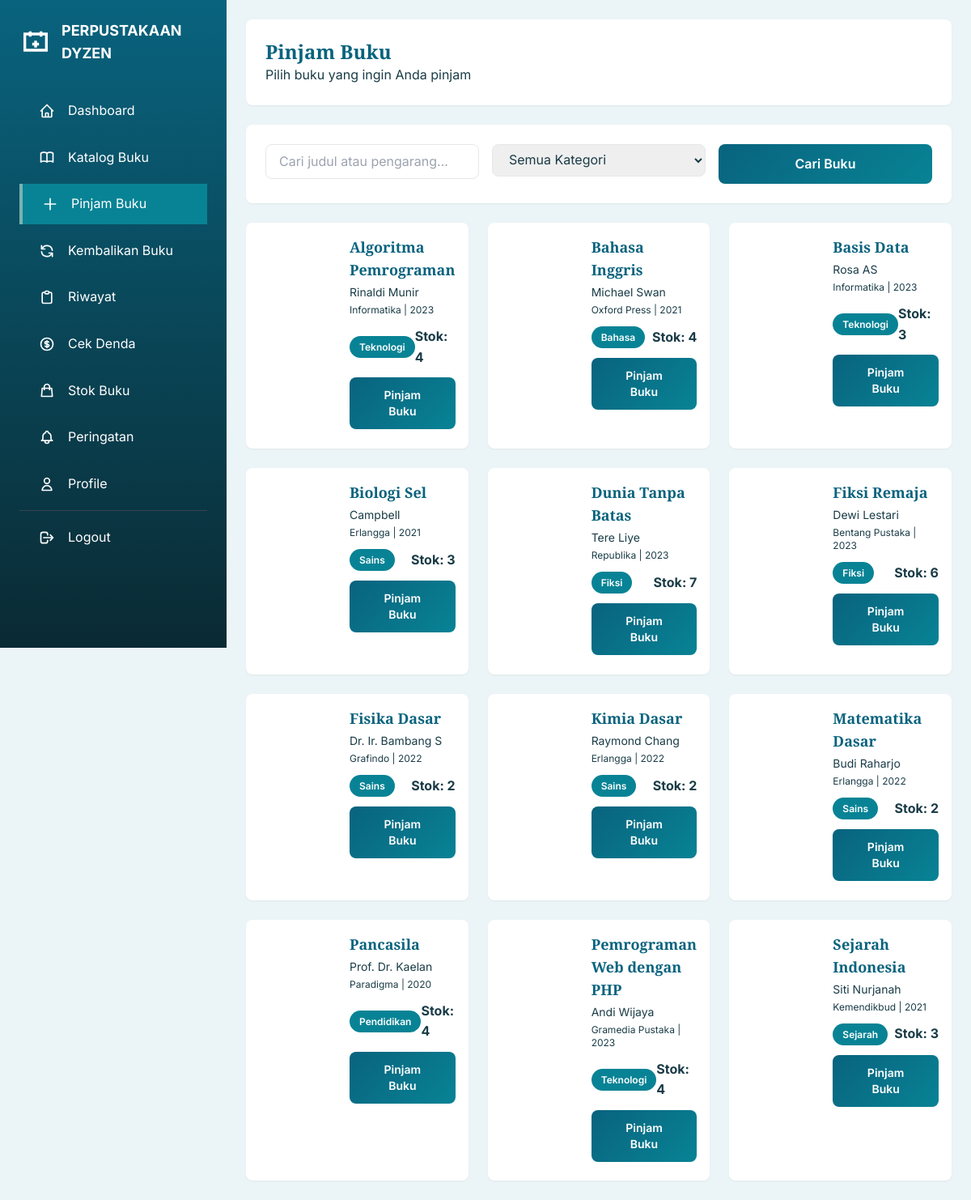
/page/user/pinjam_buku.php (signed in), run on the app's committed database.
### tables this page shows
CREATE TABLE IF NOT EXISTS `buku` (
    `id` INT(11) NOT NULL AUTO_INCREMENT,
    `judul` VARCHAR(200) NOT NULL,
    `pengarang` VARCHAR(100) NOT NULL,
    `penerbit` VARCHAR(100) DEFAULT NULL,
    `tahun_terbit` YEAR DEFAULT NULL,
    `isbn` VARCHAR(20) DEFAULT NULL,
    `kategori` VARCHAR(50) DEFAULT NULL,
    `deskripsi` TEXT,
    `cover` VARCHAR(255) DEFAULT NULL,
    `stok` INT(11) NOT NULL DEFAULT 0,
    `stok_tersedia` INT(11) NOT NULL DEFAULT 0,
    `status` ENUM('aktif', 'nonaktif') NOT NULL DEFAULT 'aktif',
    `created_at` TIMESTAMP NOT NULL DEFAULT CURRENT_TIMESTAMP,
    `updated_at` TIMESTAMP NOT NULL DEFAULT CURRENT_TIMESTAMP ON UPDATE CURRENT_TIMESTAMP,
    PRIMARY KEY (`id`),
    UNIQUE KEY `isbn` (`isbn`),
    KEY `idx_kategori` (`kategori`),
    KEY `idx_status` (`status`)
);

### config/data_base.php (called while the page is built, shortened)
<?php
function e($string, $flags = ENT_QUOTES) {
    return htmlspecialchars($string ?? '', $flags, 'UTF-8');
}

### page/user/pinjam_buku.php (the view, shortened to what this page needs)
<?php
require_once '../../config/data_base.php';
$user_id = $_SESSION['user_id'];
$selected_book = null;
$stmt = $pdo->prepare("
    SELECT COUNT(*) as total
    FROM denda
    WHERE user_id = ? AND status_bayar = 'belum'
");
$stmt->execute([$user_id]);
$hasFine = $stmt->fetch()['total'] > 0;
$stmt = $pdo->prepare("
    SELECT COUNT(*) as total
    FROM peminjaman
    WHERE user_id = ? AND status = 'dipinjam'
");
$stmt->execute([$user_id]);
$activeLoans = $stmt->fetch()['total'];
$canBorrow = !$hasFine && $activeLoans < MAX_BOOKS_PER_USER;
$search = isset($_GET['search']) ? sanitize($_GET['search']) : '';
$kategori = isset($_GET['kategori']) ? sanitize($_GET['kategori']) : '';
$query = "
    SELECT * FROM buku
    WHERE status = 'aktif' AND stok_tersedia > 0
";
$params = [];
$query .= " ORDER BY judul ASC";
$stmt = $pdo->prepare($query);
$stmt->execute($params);
$books = $stmt->fetchAll();
?>
<!DOCTYPE html>
<html lang="id">
<head>
    <link href="https://cdn.jsdelivr.net/npm/tailwindcss@2/dist/tailwind.min.css" rel="stylesheet">
    <link rel="stylesheet" href="../../assets/css/style.css">
</head>
<body>
    <?php include 'sidebar_user.php'; ?>
    <div class="main-content">
        <header class="bg-white rounded-lg shadow-sm p-6 mb-6">
            <div>
                <h1 class="text-2xl font-playfair font-bold text-primary">Pinjam Buku</h1>
                <p class="text-text-light">Pilih buku yang ingin Anda pinjam</p>
            </div>
        </header>
        <div class="bg-white rounded-lg shadow-sm p-6 mb-6">
            <form method="GET" action="" class="grid md:grid-cols-3 gap-4">
                <div>
                    <input type="text" name="search" placeholder="Cari judul atau pengarang..."
                           value="<?= e($search) ?>"
                           class="w-full px-4 py-2 border border-accent rounded-lg focus:outline-none focus:border-primary">
                </div>
                <div>
                    <select name="kategori" class="w-full px-4 py-2 border border-accent rounded-lg focus:outline-none focus:border-primary">
                        <option value="">Semua Kategori</option>
                    </select>
                </div>
                <div>
                    <button type="submit" class="btn-primary w-full">Cari Buku</button>
                </div>
            </form>
        </div>
        <div class="grid md:grid-cols-2 lg:grid-cols-3 gap-6">
            <?php foreach ($books as $book): ?>
            <div class="book-card bg-white rounded-lg shadow-sm overflow-hidden">
                <div class="flex p-4 gap-4">
                    <?php if ($book['cover']): ?>
                        <img src="../../uploads/covers/<?= e($book['cover']) ?>" class="w-24 h-32 object-cover rounded">
                    <?php else: ?>
                        <div class="w-24 h-32 bg-gradient-to-br from-primary to-secondary rounded flex items-center justify-center">
                        </div>
                    <?php endif; ?>
                    <div class="flex-1">
                        <h3 class="font-bold text-lg mb-1"><?= e($book['judul']) ?></h3>
                        <p class="text-text-light text-sm"><?= e($book['pengarang']) ?></p>
                        <p class="text-text-light text-xs mt-1"><?= e($book['penerbit']) ?> | <?= $book['tahun_terbit'] ?></p>
                        <div class="flex items-center justify-between mt-3">
                            <span class="badge badge-info"><?= e($book['kategori']) ?></span>
                            <span class="text-success font-bold">Stok: <?= $book['stok_tersedia'] ?></span>
                        </div>
                        <?php if ($canBorrow && !$hasFine && $activeLoans < MAX_BOOKS_PER_USER): ?>
                            <?php if ($selected_book && $selected_book['id'] == $book['id']): ?>
                                <form method="POST" action="" class="mt-3">
                                    <input type="hidden" name="csrf_token" value="<?= generateCsrfToken() ?>">
                                    <input type="hidden" name="book_id" value="<?= $book['id'] ?>">
                                    <div class="bg-light p-3 rounded-lg mb-2">
                                        <p class="text-sm text-text mb-2">Konfirmasi peminjaman:</p>
                                        <p class="text-xs text-text-light">Durasi: <?= MAX_PINJAM_HARI ?> hari</p>
                                        <p class="text-xs text-text-light">Jatuh tempo: <?= date('d/m/Y', strtotime('+' . MAX_PINJAM_HARI . ' days')) ?></p>
                                    </div>
                                    <div class="flex gap-2">
                                        <a href="pinjam_buku.php" class="btn-outline text-sm py-1">Batal</a>
                                        <button type="submit" class="btn-primary text-sm py-1">Konfirmasi Pinjam</button>
                                    </div>
                                </form>
                            <?php else: ?>
                                <a href="?id=<?= $book['id'] . ($search ? '&search=' . urlencode($search) : '') . ($kategori ? '&kategori=' . urlencode($kategori) : '') ?>"
                                   class="btn-primary text-sm py-1 mt-3 inline-block text-center w-full">
                                    Pinjam Buku
                                </a>
                            <?php endif; ?>
                        <?php else: ?>
                            <button disabled class="btn-outline text-sm py-1 mt-3 opacity-50 cursor-not-allowed w-full">
                                Tidak Dapat Dipinjam
                            </button>
                        <?php endif; ?>
                    </div>
                </div>
            </div>
            <?php endforeach; ?>
        </div>
    </div>
</body>
</html>

### assets/css/style.css (style rules this page uses)
:root { --color-primary: #09637E; --color-secondary: #088395; --color-accent: #7AB2B2; --color-light: #EBF4F6; --color-white: #FFFFFF; --color-dark: #0A2A33; --color-danger: #E53E3E; --color-success: #38A169; --color-warning: #D69E2E; --color-text: #1A3C47; --color-text-light: #6B9EA8; --shadow-sm: 0 1px 2px 0 rgb(0 0 0 / 0.05); --shadow-md: 0 4px 6px -1px rgb(0 0 0 / 0.1); --shadow-lg: 0 10px 15px -3px rgb(0 0 0 / 0.1); --shadow-xl: 0 20px 25px -5px rgb(0 0 0 / 0.1); --transition-fast: 150ms ease; --transition-normal: 250ms ease; --transition-slow: 350ms ease; --radius-sm: 0.375rem; --radius-md: 0.5rem; --radius-lg: 0.75rem; --radius-xl: 1rem; }
* { margin: 0; padding: 0; box-sizing: border-box; }
body { font-family: 'Inter', sans-serif; color: var(--color-text); background-color: var(--color-light); line-height: 1.6; overflow-x: hidden; }
h1, h2, h3, h4, h5, h6 { font-family: 'Playfair Display', serif; font-weight: 700; line-height: 1.2; color: var(--color-primary); }
.btn-primary { background: linear-gradient(135deg, var(--color-primary), var(--color-secondary)); color: var(--color-white); padding: 0.75rem 1.5rem; border-radius: var(--radius-md); font-weight: 600; transition: all var(--transition-normal); border: none; cursor: pointer; position: relative; overflow: hidden; }
.badge { display: inline-flex; align-items: center; padding: 0.25rem 0.75rem; border-radius: 9999px; font-size: 0.75rem; font-weight: 600; }
.badge-info { background: var(--color-secondary); color: white; }

### page/user/pinjam_buku.php (style rules this page uses)
.main-content { margin-left: 280px; padding: 1.5rem; }
.book-card { transition: transform 0.3s, box-shadow 0.3s; }

### data on the page
buku: judul "Algoritma Pemrograman", pengarang "Rinaldi Munir", penerbit "Informatika", tahun_terbit "2023", kategori "Teknologi", stok_tersedia "4"
buku: judul "Bahasa Inggris", pengarang "Michael Swan", penerbit "Oxford Press", tahun_terbit "2021", kategori "Bahasa", stok_tersedia "4"
buku: judul "Basis Data", pengarang "Rosa AS", penerbit "Informatika", tahun_terbit "2023", kategori "Teknologi", stok_tersedia "3"
buku: judul "Biologi Sel", pengarang "Campbell", penerbit "Erlangga", tahun_terbit "2021", kategori "Sains", stok_tersedia "3"
buku: judul "Dunia Tanpa Batas", pengarang "Tere Liye", penerbit "Republika", tahun_terbit "2023", kategori "Fiksi", stok_tersedia "7"
buku: judul "Fiksi Remaja", pengarang "Dewi Lestari", penerbit "Bentang Pustaka", tahun_terbit "2023", kategori "Fiksi", stok_tersedia "6"
buku: judul "Fisika Dasar", pengarang "Dr. Ir. Bambang S", penerbit "Grafindo", tahun_terbit "2022", kategori "Sains", stok_tersedia "2"
buku: judul "Kimia Dasar", pengarang "Raymond Chang", penerbit "Erlangga", tahun_terbit "2022", kategori "Sains", stok_tersedia "2"
buku: judul "Matematika Dasar", pengarang "Budi Raharjo", penerbit "Erlangga", tahun_terbit "2022", kategori "Sains", stok_tersedia "2"
buku: judul "Pancasila", pengarang "Prof. Dr. Kaelan", penerbit "Paradigma", tahun_terbit "2020", kategori "Pendidikan", stok_tersedia "4"
buku: judul "Pemrograman Web dengan PHP", pengarang "Andi Wijaya", penerbit "Gramedia Pustaka", tahun_terbit "2023", kategori "Teknologi", stok_tersedia "4"
buku: judul "Sejarah Indonesia", pengarang "Siti Nurjanah", penerbit "Kemendikbud", tahun_terbit "2021", kategori "Sejarah", stok_tersedia "3"
